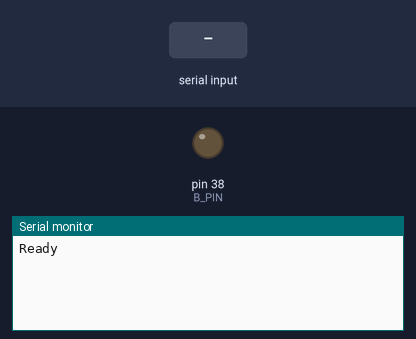
Recording of a sketch running on a simulated Arduino Mega 2560, built with avr-gcc and run on an emulated ATmega2560. Shown: output pins drawn as LEDs (lit = HIGH), the last lines printed to the serial monitor. The inputs (shaded band) are chosen by the test bench.

Above: at 1.2 s.
1.3 s: "L" received over Serial
At 2.8 s:
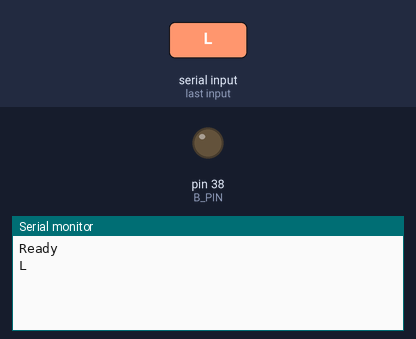
3.2 s: "R" received over Serial
At 4.8 s:
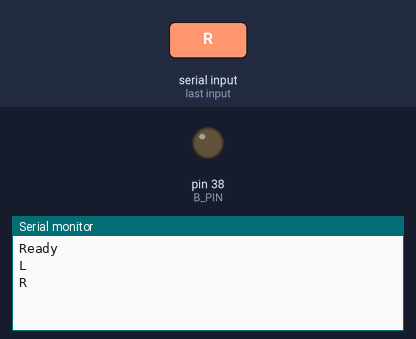
5.1 s: "U" received over Serial
At 6.6 s:
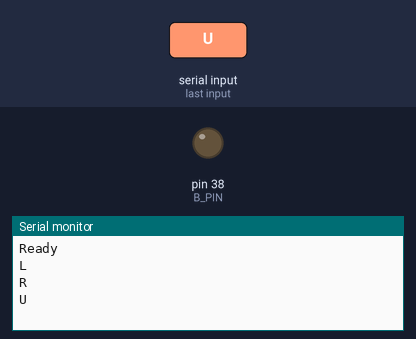
6.9 s: "D" received over Serial
At 7.6 s:
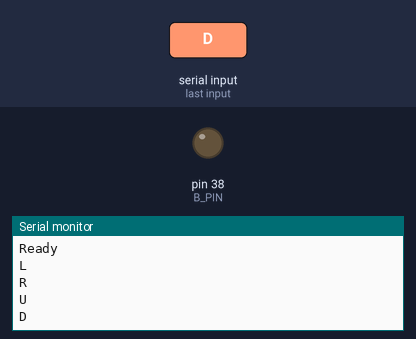
8.8 s: "A" received over Serial
At 9.7 s:
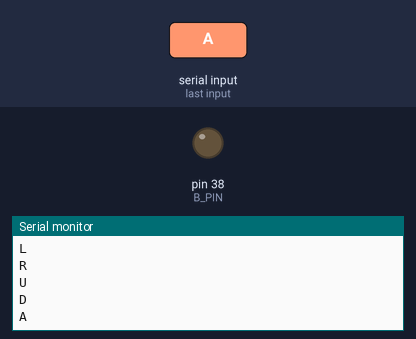
10.6 s: "B" received over Serial
At 11.7 s:
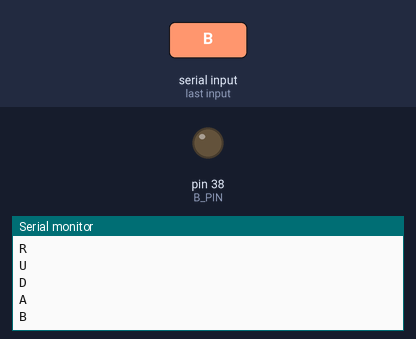

Measured:
- after the input at 1.3 s, the serial monitor: prints a new line after 0.45 s (image 1)
- after the input at 3.2 s, the serial monitor: prints a new line after 0.40 s (image 2)
- after the input at 5.1 s, the serial monitor: prints a new line after 0.35 s (image 3)
- after the input at 6.9 s, the serial monitor: prints a new line after 0.40 s (image 4)
- after the input at 8.8 s, the serial monitor: prints a new line after 0.35 s (image 5)
- after the input at 10.6 s, the serial monitor: prints a new line after 0.40 s (image 6)

The sketch:

microControlledSNES.ino
```cpp
#include <LiquidCrystal.h>
// microControllerSNES.ino
// Takes commands from serial and sends to pins
// Used to controlled an SNES mini controller using Twitch IRC
// Copyright (C) 2018: CommunityController


// Setting up the LCD
LiquidCrystal lcd(12, 11, 10, 5, 4, 3, 2);

// map of pins
// LED connected to digital pin 9
enum pinMap  {
  LEFT_PIN = 24,
  RIGHT_PIN = 26,
  UP_PIN = 30,
  DOWN_PIN = 28,
  A_PIN = 40,
  B_PIN = 38,
  X_PIN = 42,
  Y_PIN = 44,
  L_PIN = 32,
  R_PIN = 40,
  SELECT_PIN = 36,
  START_PIN = 34,
};


// setup method:
void setup()
{
  // set standard baud rate
  Serial.begin(9600);

  // sanity check, print ready back through serial
  Serial.println("Ready");
  lcd.print("I'm Ready!");

  // Setting pins to INPUT spoof a 100 MOhm resistor
  pinMode(LEFT_PIN, INPUT);
  pinMode(RIGHT_PIN, INPUT);
  pinMode(UP_PIN, INPUT);
  pinMode(DOWN_PIN, INPUT);
  pinMode(B_PIN, INPUT);
  pinMode(X_PIN, INPUT);
  pinMode(Y_PIN, INPUT);
  pinMode(L_PIN, INPUT);
  pinMode(R_PIN, INPUT);
  pinMode(SELECT_PIN, INPUT);
  pinMode(START_PIN, INPUT);
}

// button presses
boolean buttonPress (unsigned int a_unButton, unsigned char a_ucNumPresses) {

  for (int iii = 1; iii <= a_ucNumPresses; iii++)  {
    // set specific pin to output voltage
    pinMode(a_unButton, OUTPUT);

    // write pin low to simulate pressing
    digitalWrite(a_unButton, LOW);
    delay(100);

    // reset pin back to input voltage
    pinMode(a_unButton, INPUT);
    delay(250);
  }
  return true;
}


// prints out on the attached LCD whenever there is a valid button push
unsigned int ifValidButtonPush (char a_cButton) {
  // Sucess status of button press
  boolean bPressStatus = true;

  switch (a_cButton) {
    case 'L':
      buttonPress(LEFT_PIN, 1);
      lcd.print("Moving left!");
      break;

    case 'R':
      buttonPress(RIGHT_PIN, 1);
      lcd.print("Moving right!");
      break;

    case 'U':
      buttonPress(UP_PIN, 1);
      lcd.print("Moving up!");
      break;

    case 'D':
      buttonPress(DOWN_PIN, 1);
      lcd.print("Moving down!");
      break;

    case 'A':
      buttonPress(A_PIN, 1);
      lcd.print("Pressing A!");
      break;

    case 'B':
      buttonPress(B_PIN, 1);
      lcd.print("Pressing B!");
      break;

    case 'X':
      buttonPress(X_PIN, 1);
      lcd.print("Pressing X!");
      break;

    case 'Y':
      buttonPress(Y_PIN, 1);
      lcd.print("Pressing Y!");
      break;

    case 'H':
      buttonPress(L_PIN, 1);
      lcd.print("Pressing the left trigger!");
      break;

    case 'C':
      buttonPress(R_PIN, 1);
      lcd.print("Pressing the right trigger!");
      break;

    case 'E':
      buttonPress(SELECT_PIN, 1);
      lcd.print("Pressing Select!");
      break;

    case 'S':
      buttonPress(START_PIN, 1);
      lcd.print("Pressing Start!");
      break;
    default:
      bPressStatus = false;
      break;
  }
  return bPressStatus;
}

// main loop
void loop()
{
  // Variable to store command from IRC
  char cInputCommand = ' ';

  // Ensure serial is not busy (checks if data has been sent before reading again)
  if (Serial.available()) {

    // Read the incoming data
    cInputCommand = Serial.read();

    // Send command to push button
    ifValidButtonPush(cInputCommand);

    // TODO: Is this even necessary?
    // send the command back in a new line so that it is not all one long line
    Serial.println(cInputCommand);
  }
  delay(100); // delay for 1/10 of a second
}
```
